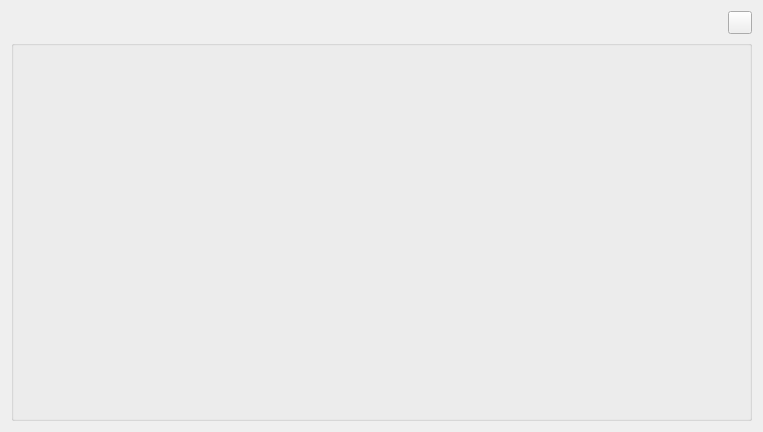
<?xml version="1.0" encoding="UTF-8"?>
<ui version="4.0">
 <class>panel_juego</class>
 <widget class="QWidget" name="panel_juego">
  <property name="geometry">
   <rect>
    <x>0</x>
    <y>0</y>
    <width>763</width>
    <height>432</height>
   </rect>
  </property>
  <property name="windowTitle">
   <string>Form</string>
  </property>
  <layout class="QHBoxLayout" name="horizontalLayout_2">
   <item>
    <layout class="QVBoxLayout" name="verticalLayout">
     <item>
      <layout class="QHBoxLayout" name="horizontalLayout">
       <item>
        <spacer name="header">
         <property name="orientation">
          <enum>Qt::Horizontal</enum>
         </property>
         <property name="sizeHint" stdset="0">
          <size>
           <width>40</width>
           <height>20</height>
          </size>
         </property>
        </spacer>
       </item>
       <item>
        <widget class="QToolButton" name="ir_atras">
         <property name="text">
          <string/>
         </property>
        </widget>
       </item>
      </layout>
     </item>
     <item>
      <widget class="QGroupBox" name="groupBox">
       <property name="font">
        <font>
         <family>Ubuntu</family>
        </font>
       </property>
       <property name="title">
        <string/>
       </property>
       <property name="flat">
        <bool>true</bool>
       </property>
       <layout class="QGridLayout" name="gridLayout_3">
        <item row="0" column="0">
         <layout class="QHBoxLayout" name="players">
          <item>
           <layout class="QVBoxLayout" name="local"/>
          </item>
          <item>
           <layout class="QVBoxLayout" name="externo1"/>
          </item>
          <item>
           <layout class="QVBoxLayout" name="externo2"/>
          </item>
         </layout>
        </item>
       </layout>
      </widget>
     </item>
    </layout>
   </item>
  </layout>
 </widget>
 <resources/>
 <connections/>
</ui>
